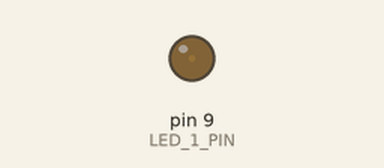
This sketch was run on a simulated Arduino Uno, built with avr-gcc and run on an emulated ATmega328P. On the bench: output pins drawn as LEDs (lit = HIGH).

Above: at 0.05 s.
At 1.15 s:
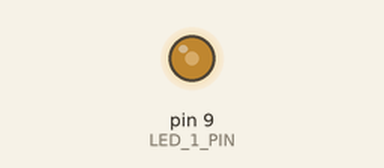
At 2.3 s:
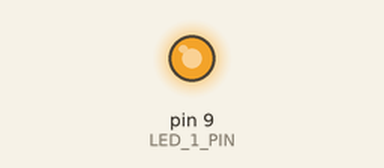
At 4.6 s:
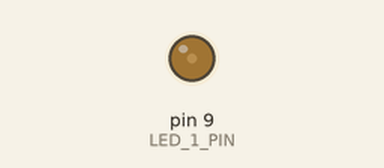
Timing chart, 0 to 6.7 s (numbered marks = the images above):
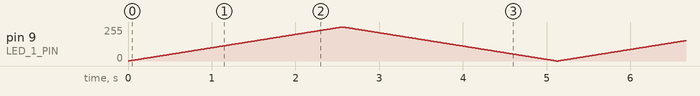

The sketch:

Code.ino
```cpp
// This program creates a smooth fading effect on an LED connected to digital pin 9.
// The LED's brightness increases from off to maximum and then decreases back to off repeatedly.

#define LED_1_PIN 9  // Define digital pin 9 for the LED

void setup()
{
  pinMode(LED_1_PIN, OUTPUT);  // Set the LED pin as an output
}

void loop()
{
  // Gradually increase the brightness from 0 to 255
  for(int i = 0; i <= 255; i++){
    analogWrite(LED_1_PIN, i);  // Set the LED brightness level
    delay(10);                  // Wait for 10 milliseconds
  }

  // Gradually decrease the brightness from 255 to 0
  for(int i = 255; i >= 0; i = i - 1){
    analogWrite(LED_1_PIN, i);  // Set the LED brightness level
    delay(10);                  // Wait for 10 milliseconds
  }

  // The code below switches the LED from low to high
  // and back down to low without any gradient effect.
  /*
  analogWrite(LED_1_PIN, 0);    // Turn off the LED
  delay(500);                   // Wait for 500 milliseconds
  analogWrite(LED_1_PIN, 255);  // Turn on the LED at maximum brightness
  delay(500);                   // Wait for 500 milliseconds
  */
}
```
